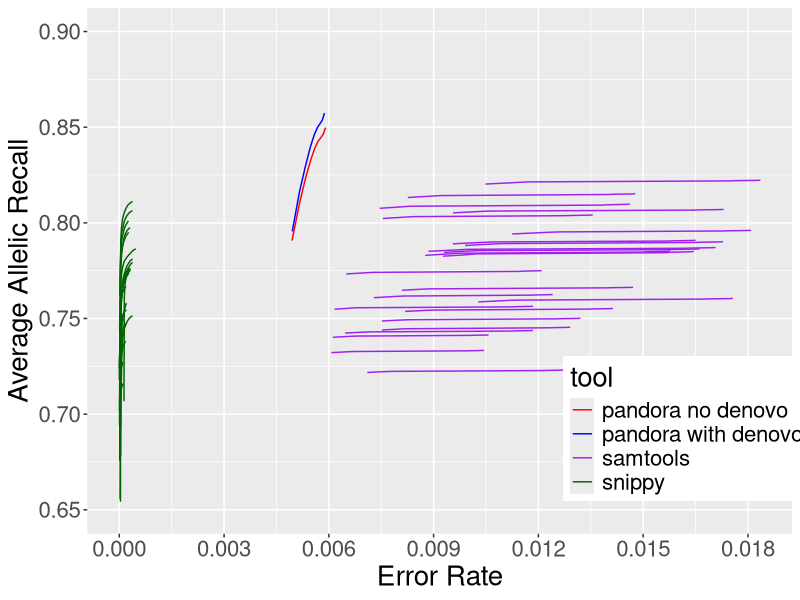

Reproduce this figure in R.
library("ggplot2")


png(file="ROC_data_20_way_illumina.R_data.png", width=700, height=500)

illumina_20_way_df <- read.csv("ROC_data_20_way_illumina.R_data.csv", header=TRUE)

ggplot(data=illumina_20_way_df, aes(x=error_rate, y=recalls_wrt_variants_found_wrt_alleles,
                             group=tool_long_name, colour=tool)) +
  geom_line() +
  scale_colour_manual(values = c("pandora no denovo"="red", "pandora with denovo"="blue",
                                 "snippy"="darkgreen", samtools="purple")) +
  scale_x_continuous(breaks= seq(0,1,by=0.003)) +
  theme(text = element_text(size=20), legend.position=c(0.85,0.2)) +
  ylim(0.65, 0.90) +
  ylab("Average Allelic Recall") +
  xlab("Error Rate")

dev.off()
